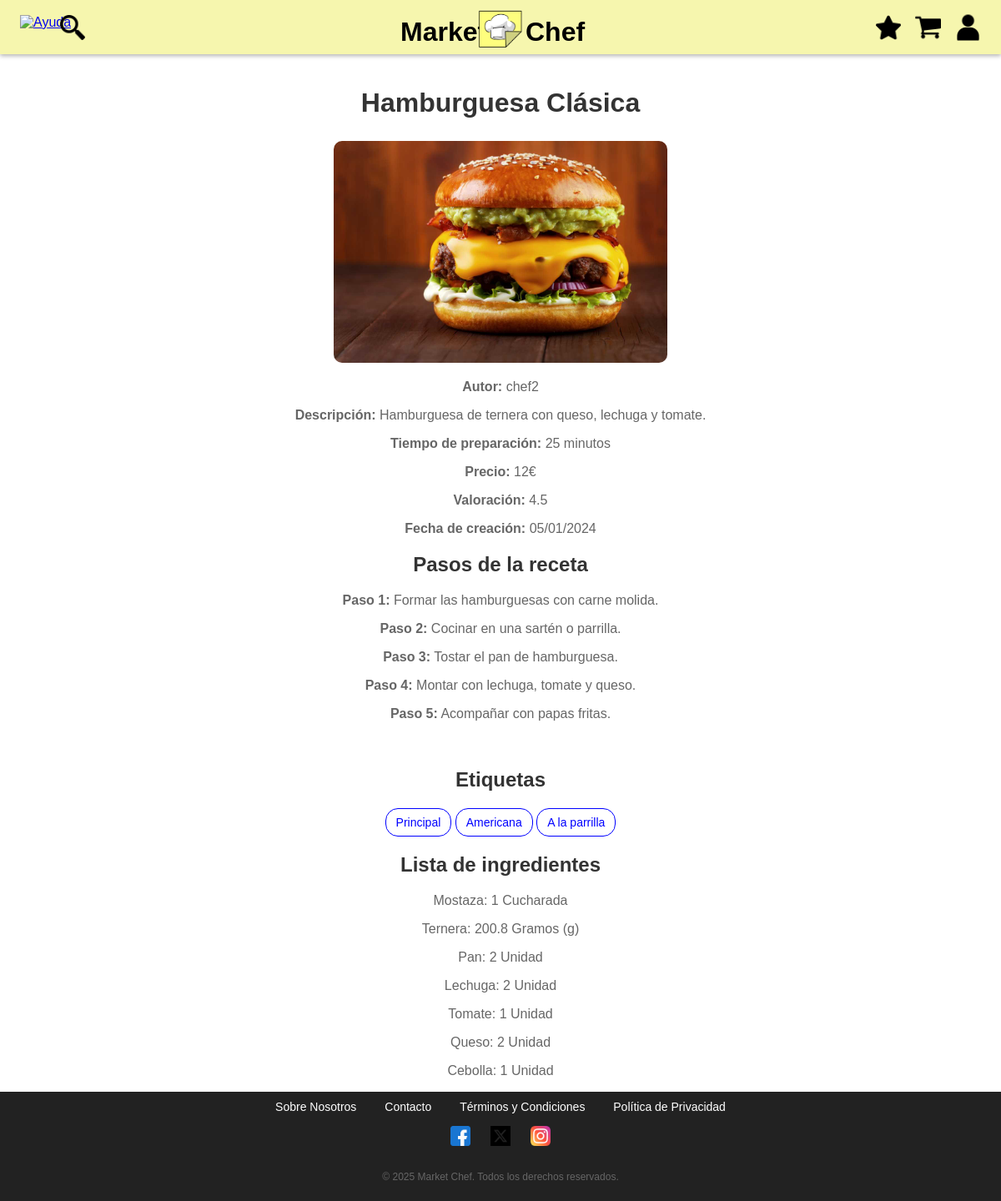
The page /mostrarReceta.php?id=5 on the database its author committed.
### tables this page shows
CREATE TABLE `recetas` (
 `ID` int(11) NOT NULL AUTO_INCREMENT,
 `Nombre` varchar(100) NOT NULL,
 `Autor` int(11) NOT NULL,
 `Descripcion` text NOT NULL,
 `Pasos` json NOT NULL,
 `Tiempo` int(11) NOT NULL,
 `Precio` double NOT NULL,
 `Fecha_Creacion` timestamp NOT NULL DEFAULT current_timestamp(),
 `Valoracion` double DEFAULT NULL,
  `Ruta` varchar(100) NOT NULL,
 PRIMARY KEY (`ID`),
 KEY `fk_recetas_autor` (`Autor`),
 CONSTRAINT `fk_recetas_autor` FOREIGN KEY (`Autor`) REFERENCES `usuarios` (`ID`) ON DELETE CASCADE ON UPDATE CASCADE
);

CREATE TABLE `usuarios` (
 `ID` int(11) NOT NULL AUTO_INCREMENT,
 `Nombre` varchar(100) NOT NULL,
 `Apellidos` varchar(100) NOT NULL,
 `Email` varchar(100) NOT NULL,
 `Rol` enum('Admin','User','Chef') NOT NULL DEFAULT 'User',
 `Password` varchar(250) NOT NULL COMMENT 'Se guarda el Hash',
 PRIMARY KEY (`ID`),
 UNIQUE KEY `Email` (`Email`)
);

CREATE TABLE `receta_ingrediente` (
 `Receta` int(11) NOT NULL,
 `Ingrediente` int(11) NOT NULL,
 `Cantidad` double NOT NULL,
 `Magnitud` int(11) NOT NULL,
 KEY `fk_ri_receta` (`Receta`),
 KEY `fk_ri_ingrediente` (`Ingrediente`),
 KEY `fk_ri_magnitud` (`Magnitud`),
 CONSTRAINT `fk_ri_receta` FOREIGN KEY (`Receta`) REFERENCES `recetas` (`ID`) ON DELETE CASCADE ON UPDATE CASCADE,
 CONSTRAINT `fk_ri_ingrediente` FOREIGN KEY (`Ingrediente`) REFERENCES `ingredientes` (`ID`) ON DELETE CASCADE ON UPDATE CASCADE,
 CONSTRAINT `fk_ri_magnitud` FOREIGN KEY (`Magnitud`) REFERENCES `magnitudes` (`ID`) ON DELETE CASCADE ON UPDATE CASCADE
);

CREATE TABLE `ingredientes` (
 `ID` int(11) NOT NULL AUTO_INCREMENT,
 `Nombre` varchar(100) NOT NULL,
 UNIQUE KEY `Nombre` (`Nombre`),
 PRIMARY KEY (`ID`)
);

CREATE TABLE `magnitudes` (
 `ID` int(11) NOT NULL AUTO_INCREMENT,
 `Nombre` varchar(100) NOT NULL,
 PRIMARY KEY (`ID`),
 UNIQUE KEY `Nombre` (`Nombre`)
);

### mostrarReceta.php (called while the page is built, shortened)
<?php
$recetaId = $_GET['id'] ?? null;
$mostrarRecetaHelper = new mostrarRecetaHelper($recetaId);
$htmlMostrarReceta = $mostrarRecetaHelper->print();
require("includes/comun/plantilla.php");
?>

### includes/entidades/receta/recetaDAO.php (called while the page is built, shortened)
<?php
class recetaDAO extends baseDAO implements IReceta
{
    public function buscarReceta($recetaId)
    {
        $conn = application::getInstance()->getConexionBd();
        $query = "SELECT * FROM recetas WHERE ID = ?";
        $stmt = $conn->prepare($query);
        $stmt->bind_param("i", $recetaId);
        if($stmt->execute())
        {
            $Id = $Nombre = $Autor = $Descripcion = $Pasos = $Tiempo = $Precio = $Fecha_Creacion = $Valoracion = $ruta = null ;
            $stmt->bind_result($Id, $Nombre, $Autor, $Descripcion, $Pasos, $Tiempo, $Precio, $Fecha_Creacion, $Valoracion, $ruta);
            if ($stmt->fetch())
            {
                $receta = new recetaDTO($Id, $Nombre, $Autor, $Descripcion, $Pasos, $Tiempo, $Precio, $Fecha_Creacion, $Valoracion, $ruta);
                return $receta;
            }
        }
        return false;
    }
}
?>

### includes/entidades/receta/recetaAppService.php (called while the page is built, shortened)
<?php
class recetaAppService
{
    public function buscarRecetaPorId($id){
        $IRecetaDAO = recetaFactory::CreateReceta();
        return $IRecetaDAO->buscarReceta($id);
    }
}
?>

### includes/entidades/receta/recetaDTO.php (called while the page is built, shortened)
<?php
class recetaDTO
{
    private $nombre;
    private $descripcion;
    private $pasos;
    private $tiempo;
    private $precio;
    private $fecha_creacion;
    private $valoracion;
    private $ruta;
    public function __construct($id, $nombre, $autor, $descripcion, $pasos, $tiempo, $precio, $fecha_creacion, $valoracion, $ruta)
    {
        $this->nombre = $nombre;
        $this->descripcion = $descripcion;
        $this->pasos = $pasos;
        $this->tiempo = $tiempo;
        $this->precio = $precio;
        $this->fecha_creacion = $fecha_creacion;
        $this->valoracion = $valoracion;
        $this->ruta = $ruta;
    }
    public function getNombre()
    {
        return $this->nombre;
    }
    public function getDescripcion()
    {
        return $this->descripcion;
    }
    public function getPasos()
    {
        return $this->pasos;
    }
    public function getTiempo()
    {
        return $this->tiempo;
    }
    public function getPrecio()
    {
        return $this->precio;
    }
    public function getFechaCreacion()
    {
        return $this->fecha_creacion;
    }
    public function getValoracion()
    {
        return $this->valoracion;
    }
    public function getRuta()
    {
        return $this->ruta;
    }
}
?>

### includes/entidades/usuario/userDAO.php (called while the page is built, shortened)
<?php
class userDAO implements IUser
{
    public function buscarUsuarioPorID($userId){
        $conn = application::getInstance()->getConexionBd();
        $query = "SELECT * FROM usuarios WHERE ID= ?";
        $stmt = $conn->prepare($query);
        $stmt->bind_param("i", $userId);
        if($stmt->execute())
        {
            $Id = $Nombre = $Apellidos = $Email = $Rol = $Password = null ;
            $stmt->bind_result($Id, $Nombre, $Apellidos, $Email, $Rol, $Password);
            if($stmt->fetch())
            {
                $user = new userDTO($Id, $Nombre, $Apellidos, $Email, $Rol, $Password);
                return $user;
            }
        }
        return false;
    }
}
?>

### includes/entidades/usuario/userDTO.php (called while the page is built, shortened)
<?php
class userDTO
{
    private $nombre;
    public function __construct($id, $nombre, $apellidos, $email, $rol, $password)
    {
        $this->nombre = $nombre;
    }
    public function getNombre()
    {
        return $this->nombre;
    }
}
?>

### includes/entidades/usuario/userAppService.php (called while the page is built, shortened)
<?php
class userAppService
{
    public function buscarUsuarioPorID($userId){
        $IUserDAO = userFactory::CreateUser();
        return $IUserDAO->buscarUsuarioPorID($userId);
    }
}
?>

### includes/entidades/etiquetaReceta/etiquetaRecetaDAO.php (called while the page is built, shortened)
<?php
class etiquetaRecetaDAO extends baseDAO implements IEtiquetaReceta
{
    public function buscarEtiquetasReceta($recetaId)
    {
        $conn = application::getInstance()->getConexionBd();
        $query = "SELECT e.Nombre
                    FROM etiquetas e
                    JOIN receta_etiqueta re ON e.ID = re.Etiqueta
                    WHERE re.Receta = ?";
        $stmt = $conn->prepare($query);
        $stmt->bind_param("i", $recetaId);
        if ($stmt->execute())
        {
            $etiqueta = null;
            $stmt->bind_result($etiqueta);
            $etiquetas = [];
            while ($stmt->fetch())
            {
                $etiquetas[] = $etiqueta;
            }
            return $etiquetas;
        }
        return [];
    }
}
?>

### includes/entidades/etiquetaReceta/etiquetaRecetaAppService.php (called while the page is built, shortened)
<?php
class etiquetaRecetaAppService
{
    public function buscarEtiquetaReceta($recetaId)
    {
        $IEtiquetaRecetaDAO = etiquetaRecetaFactory::createEtiquetaReceta();
        return $IEtiquetaRecetaDAO->buscarEtiquetasReceta($recetaId);
    }
}
?>

### includes/entidades/ingredienteReceta/ingredienteRecetaDAO.php (called while the page is built, shortened)
<?php
class ingredienteRecetaDAO extends baseDAO implements IIngredienteReceta
{
    public function buscarIngredienteReceta($recetaId)
    {
        $conn = application::getInstance()->getConexionBd();
        $query = "SELECT i.Nombre, ri.Cantidad, m.Nombre
                FROM receta_ingrediente ri
                JOIN ingredientes i ON ri.Ingrediente = i.ID
                JOIN magnitudes m ON ri.Magnitud = m.ID
                WHERE ri.Receta = ?";
        $stmt = $conn->prepare($query);
        $stmt->bind_param("i", $recetaId);
        if ($stmt->execute())
        {
            $ingrediente = $cantidad = $magnitud = null;
            $stmt->bind_result($ingrediente, $cantidad, $magnitud);
            $ingredientes = [];
            while ($stmt->fetch())
            {
                $ingredientes[] = [
                    "Ingrediente" => $ingrediente,
                    "Cantidad" => $cantidad,
                    "Magnitud" => $magnitud
                ];
            }
            return $ingredientes;
        }
        return [];
    }
}
?>

### includes/entidades/ingredienteReceta/ingredienteRecetaAppService.php (called while the page is built, shortened)
<?php
class IngredienteRecetaAppService
{
    public function buscarIngredienteReceta($recetaId)
    {
        $IIngredienteRecetaDAO = IngredienteRecetaFactory::CreateIngredienteReceta();
        return $IIngredienteRecetaDAO->buscarIngredienteReceta($recetaId);
    }
}
?>

### includes/helpers/mostrarRecetaHelper.php (the view, shortened to what this page needs)
<?php
class mostrarRecetaHelper
{
    private $receta;
    private $ingredientes;
    private $autor;
    private $etiquetas;
    public function __construct($recetaId)
    {
        $recetaService = recetaAppService::GetSingleton();
        $this->receta = $recetaService->buscarRecetaPorId($recetaId);
        $usuarioService = userAppService::GetSingleton();
        $this->autor = $usuarioService->buscarUsuarioPorID($this->receta->getAutor());
        $ingredienteRecetaService = ingredienteRecetaAppService::GetSingleton();
        $this->ingredientes = $ingredienteRecetaService->buscarIngredienteReceta($recetaId);
        $etiquetaRecetaService = etiquetaRecetaAppService::GetSingleton();
        $this->etiquetas = $etiquetaRecetaService->buscarEtiquetaReceta($recetaId);
    }
    public function print()
    {
        return $this->generarReceta() . $this->generarEtiquetas() . $this->generarIngredientes() ;
    }
    public function generarReceta()
    {
        $nombre = htmlspecialchars($this->receta->getNombre());
        $autor = htmlspecialchars($this->autor->getNombre());
        $descripcion = nl2br(htmlspecialchars($this->receta->getDescripcion()));
        $tiempo = htmlspecialchars($this->receta->getTiempo()) . " minutos";
        $precio = htmlspecialchars($this->receta->getPrecio()) . "€";
        $valoracion = htmlspecialchars($this->receta->getValoracion()) ?: "Sin valoración";
        $rutaImagen = "img/receta/" . htmlspecialchars($this->receta->getRuta());
        $fechaCreacion = date("d/m/Y", strtotime($this->receta->getFechaCreacion()));
        $pasosArray = json_decode($this->receta->getPasos(), true);
        $listaPasos = "<div class='receta-pasos'>";
        foreach ($pasosArray as $indice => $paso) {
            $numPaso = $indice + 1;
            $listaPasos .= "<p><strong>Paso $numPaso:</strong> " . htmlspecialchars($paso) . "</p>";
        }
        $listaPasos .= "</div>";
        return <<<HTML
            <div class="receta-detalle">
                <h1>$nombre</h1>
                <img src="$rutaImagen" alt="$nombre" class="receta-imagen-detalle">
                <p><strong>Autor:</strong> $autor</p>
                <p><strong>Descripción:</strong> $descripcion</p>
                <p><strong>Tiempo de preparación:</strong> $tiempo</p>
                <p><strong>Precio:</strong> $precio</p>
                <p><strong>Valoración:</strong> $valoracion</p>
                <p><strong>Fecha de creación:</strong> $fechaCreacion</p>
                <h2>Pasos de la receta</h2>
                $listaPasos
            </div>
        HTML;
    }
    public function generarIngredientes() {
        $html = '<h2>Lista de ingredientes</h2>';
        $html .= '<div class="receta-ingrediente-cards">';
        foreach ($this->ingredientes as $ingrediente) {
            $html .= <<<HTML
                <div class="receta-ingrediente-card">
                    <p>
                        {$ingrediente['Ingrediente']}:
                        {$ingrediente['Cantidad']}
                        {$ingrediente['Magnitud']}
                    </p>
                </div>
            HTML;
        }
        $html .= '</div>';
        return $html;
    }
    public function generarEtiquetas() {
        $html = '<h2>Etiquetas</h2>';
        $html .= '<div class="receta-etiquetas">';
        foreach ($this->etiquetas as $etiqueta) {
            $html .= <<<HTML
                <span class="tag">{$etiqueta}</span>
            HTML;
        }
        $html .= '</div>';
        return $html;
    }
}

### CSS/estiloGeneral.css (style rules this page uses)
body { margin: 0; font-family: Arial, sans-serif; }
body { font-family: Arial, sans-serif; text-align: center; color: #333; margin: 0; }
h1 { font-size: 2em; margin-top: 20px; }
h2 { font-size: 1,3em; }
p { color: #666; }
.tag { display: inline-block; padding: 8px 12px; border: 1px solid blue; color: blue; border-radius: 15px; cursor: pointer; font-size: 14px; }
.receta-detalle { max-width: 500px; margin: 0 auto; padding: 20px; }
.receta-imagen-detalle { display: block; width: 100%; max-width: 400px; height: auto; margin: 20px auto; border-radius: 10px; }

### rows shown on the page
recetas: Nombre "Hamburguesa Clásica", Ruta (picture), Descripcion "Hamburguesa de ternera con queso, lechuga y tomate.", Tiempo "25 minutos", Precio "12€", Valoracion "4.5", Fecha_Creacion "05/01/2024", Pasos "Formar las hamburguesas con carne molida.", Pasos "Cocinar en una sartén o parrilla.", Pasos "Tostar el pan de hamburguesa.", Pasos "Montar con lechuga, tomate y queso.", Pasos "Acompañar con papas fritas."
usuarios: Nombre "chef2"
receta_ingrediente: Ingrediente.Nombre "Mostaza", Cantidad "1", Magnitud.Nombre "Cucharada"
receta_ingrediente: Ingrediente.Nombre "Ternera", Cantidad "200.8", Magnitud.Nombre "Gramos (g)"
receta_ingrediente: Ingrediente.Nombre "Pan", Cantidad "2", Magnitud.Nombre "Unidad"
receta_ingrediente: Ingrediente.Nombre "Lechuga", Cantidad "2", Magnitud.Nombre "Unidad"
receta_ingrediente: Ingrediente.Nombre "Tomate", Cantidad "1", Magnitud.Nombre "Unidad"
receta_ingrediente: Ingrediente.Nombre "Queso", Cantidad "2", Magnitud.Nombre "Unidad"
receta_ingrediente: Ingrediente.Nombre "Cebolla", Cantidad "1", Magnitud.Nombre "Unidad"

### other values the page prints
$numPaso "1"
$numPaso "2"
$numPaso "3"
$numPaso "4"
$numPaso "5"
$etiqueta "Principal"
$etiqueta "Americana"
$etiqueta "A la parrilla"
